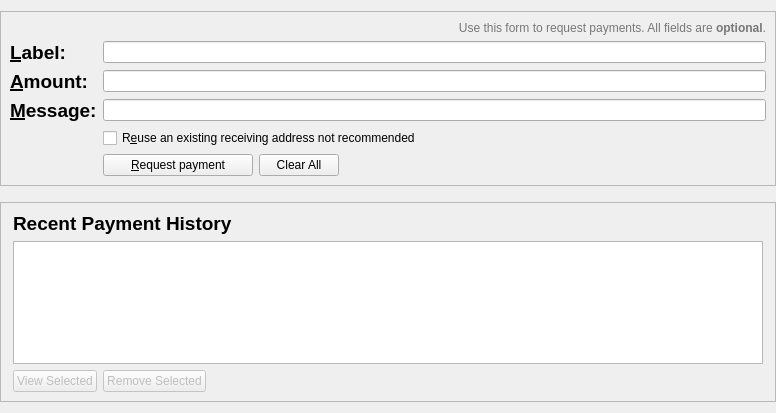
<?xml version="1.0" encoding="UTF-8"?>
<ui version="4.0">
 <class>ReceiveCoinsDialog</class>
 <widget class="QWidget" name="ReceiveCoinsDialog">
  <property name="geometry">
   <rect>
    <x>0</x>
    <y>0</y>
    <width>776</width>
    <height>413</height>
   </rect>
  </property>
  <layout class="QVBoxLayout" name="verticalLayout" stretch="0,0,1">
   <property name="leftMargin">
    <number>0</number>
   </property>
   <property name="rightMargin">
    <number>0</number>
   </property>
   <item>
    <widget class="QFrame" name="frame2">
     <property name="sizePolicy">
      <sizepolicy hsizetype="Preferred" vsizetype="Expanding">
       <horstretch>0</horstretch>
       <verstretch>0</verstretch>
      </sizepolicy>
     </property>
     <property name="frameShape">
      <enum>QFrame::StyledPanel</enum>
     </property>
     <property name="frameShadow">
      <enum>QFrame::Sunken</enum>
     </property>
     <layout class="QVBoxLayout" name="verticalLayout_3">
      <item>
       <layout class="QGridLayout" name="gridLayout">
        <item row="7" column="2">
         <widget class="QCheckBox" name="reuseAddress">
          <property name="toolTip">
           <string>Reuse one of the previously used receiving addresses.&lt;br&gt;Reusing addresses has security and privacy issues.&lt;br&gt;Do not use this unless re-generating a payment request made before.</string>
          </property>
          <property name="text">
           <string>R&amp;euse an existing receiving address not recommended</string>
          </property>
         </widget>
        </item>
        <item row="7" column="0">
         <widget class="QLabel" name="label_4">
          <property name="text">
           <string/>
          </property>
         </widget>
        </item>
        <item row="6" column="0">
         <widget class="QLabel" name="label_3">
          <property name="font">
           <font>
            <pointsize>14</pointsize>
            <weight>75</weight>
            <bold>true</bold>
           </font>
          </property>
          <property name="toolTip">
           <string>An optional message to attach to the payment request, which will be displayed when the request is opened. Note: The message will not be sent with the payment over the DWG network.</string>
          </property>
          <property name="text">
           <string>&amp;Message:</string>
          </property>
          <property name="alignment">
           <set>Qt::AlignLeading|Qt::AlignLeft|Qt::AlignVCenter</set>
          </property>
          <property name="buddy">
           <cstring>reqMessage</cstring>
          </property>
         </widget>
        </item>
        <item row="4" column="2">
         <widget class="QLineEdit" name="reqLabel">
          <property name="toolTip">
           <string>An optional label to associate with the new receiving address.</string>
          </property>
          <property name="styleSheet">
           <string notr="true">color: #777;</string>
          </property>
         </widget>
        </item>
        <item row="6" column="2">
         <widget class="QLineEdit" name="reqMessage">
          <property name="toolTip">
           <string>An optional message to attach to the payment request, which will be displayed when the request is opened.&lt;br&gt;Note: The message will not be sent with the payment over the DWG network.</string>
          </property>
          <property name="styleSheet">
           <string notr="true">color: #777;</string>
          </property>
         </widget>
        </item>
        <item row="2" column="2">
         <widget class="QLabel" name="label_5">
          <property name="styleSheet">
           <string notr="true">color: #777;</string>
          </property>
          <property name="text">
           <string>Use this form to request payments. All fields are &lt;b&gt;optional&lt;/b&gt;.</string>
          </property>
          <property name="alignment">
           <set>Qt::AlignRight|Qt::AlignTrailing|Qt::AlignVCenter</set>
          </property>
         </widget>
        </item>
        <item row="4" column="0">
         <widget class="QLabel" name="label_2">
          <property name="font">
           <font>
            <pointsize>14</pointsize>
            <weight>75</weight>
            <bold>true</bold>
           </font>
          </property>
          <property name="toolTip">
           <string>An optional label to associate with the new receiving address.</string>
          </property>
          <property name="text">
           <string>&amp;Label:</string>
          </property>
          <property name="alignment">
           <set>Qt::AlignLeading|Qt::AlignLeft|Qt::AlignVCenter</set>
          </property>
          <property name="buddy">
           <cstring>reqLabel</cstring>
          </property>
         </widget>
        </item>
        <item row="5" column="0">
         <widget class="QLabel" name="label">
          <property name="font">
           <font>
            <pointsize>14</pointsize>
            <weight>75</weight>
            <bold>true</bold>
           </font>
          </property>
          <property name="toolTip">
           <string>An optional amount to request. Leave this empty or zero to not request a specific amount.</string>
          </property>
          <property name="text">
           <string>&amp;Amount:</string>
          </property>
          <property name="alignment">
           <set>Qt::AlignLeading|Qt::AlignLeft|Qt::AlignVCenter</set>
          </property>
          <property name="buddy">
           <cstring>reqAmount</cstring>
          </property>
         </widget>
        </item>
        <item row="5" column="2">
         <widget class="BitcoinAmountField" name="reqAmount">
          <property name="minimumSize">
           <size>
            <width>80</width>
            <height>0</height>
           </size>
          </property>
          <property name="toolTip">
           <string>An optional amount to request. Leave this empty or zero to not request a specific amount.</string>
          </property>
          <property name="styleSheet">
           <string notr="true">color: #777;</string>
          </property>
         </widget>
        </item>
        <item row="8" column="2">
         <layout class="QHBoxLayout" name="horizontalLayout">
          <item>
           <widget class="QPushButton" name="receiveButton">
            <property name="minimumSize">
             <size>
              <width>150</width>
              <height>0</height>
             </size>
            </property>
            <property name="text">
             <string>&amp;Request payment</string>
            </property>
           </widget>
          </item>
          <item>
           <widget class="QPushButton" name="clearButton">
            <property name="sizePolicy">
             <sizepolicy hsizetype="Minimum" vsizetype="Fixed">
              <horstretch>0</horstretch>
              <verstretch>0</verstretch>
             </sizepolicy>
            </property>
            <property name="toolTip">
             <string>Clear all fields of the form.</string>
            </property>
            <property name="text">
             <string>Clear All</string>
            </property>
            <property name="icon">
             <iconset resource="../dwg.qrc">
              <normaloff>:/icons/btn_remove_left</normaloff>:/icons/btn_remove_left</iconset>
            </property>
            <property name="autoDefault">
             <bool>false</bool>
            </property>
           </widget>
          </item>
          <item>
           <spacer name="horizontalSpacer">
            <property name="orientation">
             <enum>Qt::Horizontal</enum>
            </property>
            <property name="sizeHint" stdset="0">
             <size>
              <width>40</width>
              <height>20</height>
             </size>
            </property>
           </spacer>
          </item>
         </layout>
        </item>
        <item row="8" column="0">
         <widget class="QLabel" name="label_7">
          <property name="text">
           <string/>
          </property>
         </widget>
        </item>
       </layout>
      </item>
     </layout>
    </widget>
   </item>
   <item>
    <spacer name="verticalSpacer_2">
     <property name="orientation">
      <enum>Qt::Vertical</enum>
     </property>
     <property name="sizeHint" stdset="0">
      <size>
       <width>20</width>
       <height>10</height>
      </size>
     </property>
    </spacer>
   </item>
   <item>
    <widget class="QFrame" name="frame">
     <property name="sizePolicy">
      <sizepolicy hsizetype="Preferred" vsizetype="Expanding">
       <horstretch>0</horstretch>
       <verstretch>0</verstretch>
      </sizepolicy>
     </property>
     <property name="frameShape">
      <enum>QFrame::StyledPanel</enum>
     </property>
     <property name="frameShadow">
      <enum>QFrame::Raised</enum>
     </property>
     <layout class="QVBoxLayout" name="verticalLayout_2">
      <property name="leftMargin">
       <number>12</number>
      </property>
      <property name="rightMargin">
       <number>12</number>
      </property>
      <item>
       <widget class="QLabel" name="label_6">
        <property name="font">
         <font>
          <pointsize>14</pointsize>
          <weight>75</weight>
          <bold>true</bold>
         </font>
        </property>
        <property name="text">
         <string>Recent Payment History</string>
        </property>
       </widget>
      </item>
      <item>
       <widget class="QTableView" name="recentRequestsView">
        <property name="palette">
         <palette>
          <active>
           <colorrole role="Text">
            <brush brushstyle="SolidPattern">
             <color alpha="255">
              <red>51</red>
              <green>51</green>
              <blue>51</blue>
             </color>
            </brush>
           </colorrole>
          </active>
          <inactive>
           <colorrole role="Text">
            <brush brushstyle="SolidPattern">
             <color alpha="255">
              <red>51</red>
              <green>51</green>
              <blue>51</blue>
             </color>
            </brush>
           </colorrole>
          </inactive>
          <disabled>
           <colorrole role="Text">
            <brush brushstyle="SolidPattern">
             <color alpha="255">
              <red>85</red>
              <green>85</green>
              <blue>85</blue>
             </color>
            </brush>
           </colorrole>
          </disabled>
         </palette>
        </property>
        <property name="contextMenuPolicy">
         <enum>Qt::CustomContextMenu</enum>
        </property>
        <property name="tabKeyNavigation">
         <bool>false</bool>
        </property>
        <property name="showGrid">
         <bool>false</bool>
        </property>
        <property name="sortingEnabled">
         <bool>false</bool>
        </property>
        <attribute name="verticalHeaderDefaultSectionSize">
         <number>50</number>
        </attribute>
       </widget>
      </item>
      <item>
       <layout class="QHBoxLayout" name="horizontalLayout_2">
        <item>
         <widget class="QPushButton" name="showRequestButton">
          <property name="enabled">
           <bool>false</bool>
          </property>
          <property name="toolTip">
           <string>Show the selected request (does the same as double clicking an entry)</string>
          </property>
          <property name="text">
           <string>View Selected</string>
          </property>
          <property name="icon">
           <iconset resource="../dwg.qrc">
            <normaloff>:/icons/btn_view_selected_left</normaloff>:/icons/btn_view_selected_left</iconset>
          </property>
          <property name="autoDefault">
           <bool>false</bool>
          </property>
         </widget>
        </item>
        <item>
         <widget class="QPushButton" name="removeRequestButton">
          <property name="enabled">
           <bool>false</bool>
          </property>
          <property name="toolTip">
           <string>Remove the selected entries from the list</string>
          </property>
          <property name="text">
           <string>Remove Selected</string>
          </property>
          <property name="icon">
           <iconset resource="../dwg.qrc">
            <normaloff>:/icons/btn_remove_left</normaloff>:/icons/btn_remove_left</iconset>
          </property>
          <property name="autoDefault">
           <bool>false</bool>
          </property>
         </widget>
        </item>
        <item>
         <spacer name="horizontalSpacer_2">
          <property name="orientation">
           <enum>Qt::Horizontal</enum>
          </property>
          <property name="sizeHint" stdset="0">
           <size>
            <width>40</width>
            <height>20</height>
           </size>
          </property>
         </spacer>
        </item>
       </layout>
      </item>
     </layout>
    </widget>
   </item>
  </layout>
 </widget>
 <customwidgets>
  <customwidget>
   <class>BitcoinAmountField</class>
   <extends>QLineEdit</extends>
   <header>bitcoinamountfield.h</header>
   <container>1</container>
  </customwidget>
 </customwidgets>
 <tabstops>
  <tabstop>reqLabel</tabstop>
  <tabstop>reqAmount</tabstop>
  <tabstop>reqMessage</tabstop>
  <tabstop>reuseAddress</tabstop>
  <tabstop>receiveButton</tabstop>
  <tabstop>clearButton</tabstop>
  <tabstop>recentRequestsView</tabstop>
  <tabstop>showRequestButton</tabstop>
  <tabstop>removeRequestButton</tabstop>
 </tabstops>
 <resources>
  <include location="../dwg.qrc"/>
 </resources>
 <connections/>
</ui>
